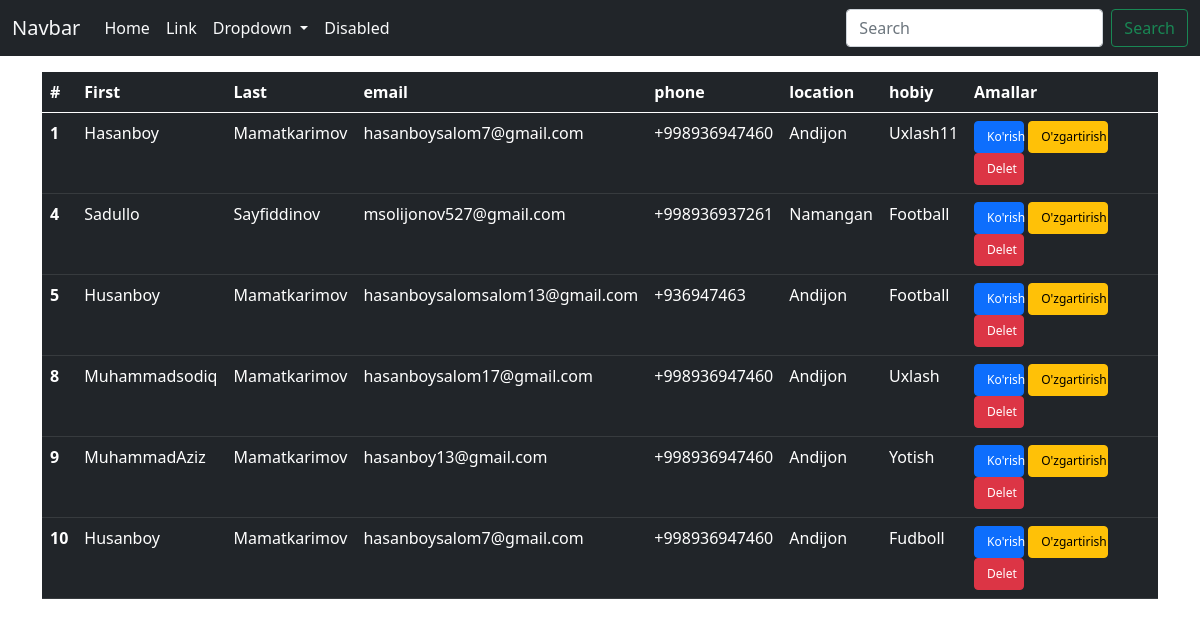
The page / on the database its author committed.
### api/models.py (models this page shows, shortened)
class CrudModel(models.Model):
    first_name=models.CharField(max_length=100)
    last_name=models.CharField(max_length=100)
    email=models.CharField(max_length=100)
    phone=models.CharField(max_length=13,null=True,blank=True)
    location=models.CharField(max_length=100,null=True,blank=True)
    hobiy=models.CharField(max_length=100,null=True,blank=True)
    body=models.TextField(null=True,blank=True)
    img=models.ImageField(upload_to='img',null=True,blank=True)

### api/views.py (the view)
# urls.py: path('',Todo.as_view(),name='todo'),
class Todo(View):
    def get(self,request):
        piple=CrudModel.objects.all()
        return render(request,'todo.html',context={'piple':piple})

### templates/todo.html
{% extends "base.html" %}
{% block content %}
  <div class='container mt-3'>
    <table class="table table-hover table-dark">
      <thead>
        <tr>
          <th scope="col">#</th>
          <th scope="col">First</th>
          <th scope="col">Last</th>
          <th scope="col">email</th>
          <th scope="col">phone</th>
          <th scope="col">location</th>
          <th scope="col">hobiy</th>
          <th scope="col">Amallar</th>
        </tr>
      </thead>
      <tbody>
        {% for i in piple %}
        <tr>
          <th scope="row">{{i.id}}</th>
          <td>{{i.first_name}}</td>
          <td>{{i.last_name}}</td>
          <td>{{i.email}}</td>
          <td>{{i.phone}}</td>
          <td>{{i.location}}</td>
          <td>{{i.hobiy}}</td>
          <td>
            <a href="{%url 'api:detail' i.id%}" class="btn btn-primary" style="width: 50px;font-size: 12px;text-align: center;">Ko'rish</a>
            <a href="{%url 'api:update' i.id%}" class="btn btn-warning" style="width: 80px;font-size: 12px;">O'zgartirish</a>
            <a href="{%url 'api:delete' i.id%}" class="btn btn-danger" style="width: 50px;font-size: 12px;">Delet</a>
          </td>
        </tr>
        {% endfor %}
    </table>
  </div>
{% endblock  %}

### templates/base.html (shortened to what this page needs)
<!DOCTYPE html>
<html lang="en">
<head>
    <link href="https://cdn.jsdelivr.net/npm/bootstrap@5.0.2/dist/css/bootstrap.min.css" rel="stylesheet">
</head>
<body>
    <nav class="navbar navbar-expand-lg navbar-light bg-dark">
        <div class="container-fluid">
          <a class="navbar-brand text-light" href="#">Navbar</a>
          <div class="collapse navbar-collapse" id="navbarSupportedContent">
            <ul class="navbar-nav me-auto mb-2 mb-lg-0 text-light">
              <li class="nav-item">
                <a class="nav-link active text-light" aria-current="page" href="#">Home</a>
              </li>
              <li class="nav-item">
                <a class="nav-link text-light" href="#">Link</a>
              </li>
              <li class="nav-item dropdown">
                <a class="nav-link dropdown-toggle text-light" href="#" id="navbarDropdown" role="button" data-bs-toggle="dropdown" aria-expanded="false">
                  Dropdown
                </a>
              </li>
              <li class="nav-item">
                <a class="nav-link disabled text-light" href="#" tabindex="-1" aria-disabled="true">Disabled</a>
              </li>
            </ul>
            <form class="d-flex">
              <input class="form-control me-2" type="search" placeholder="Search" aria-label="Search">
              <button class="btn btn-outline-success" type="submit">Search</button>
            </form>
          </div>
        </div>
      </nav>
      {% block content %}
      {% endblock  %}
</body>
</html>

### rows shown on the page
CrudModel: id "1", first_name "Hasanboy", last_name "Mamatkarimov", email "hasanboysalom7@gmail.com", phone "+998936947460", location "Andijon", hobiy "Uxlash11"
CrudModel: id "4", first_name "Sadullo", last_name "Sayfiddinov", email "msolijonov527@gmail.com", phone "+998936937261", location "Namangan", hobiy "Football"
CrudModel: id "5", first_name "Husanboy", last_name "Mamatkarimov", email "hasanboysalomsalom13@gmail.com", phone "+936947463", location "Andijon", hobiy "Football"
CrudModel: id "8", first_name "Muhammadsodiq", last_name "Mamatkarimov", email "hasanboysalom17@gmail.com", phone "+998936947460", location "Andijon", hobiy "Uxlash"
CrudModel: id "9", first_name "MuhammadAziz", last_name "Mamatkarimov", email "hasanboy13@gmail.com", phone "+998936947460", location "Andijon", hobiy "Yotish"
CrudModel: id "10", first_name "Husanboy", last_name "Mamatkarimov", email "hasanboysalom7@gmail.com", phone "+998936947460", location "Andijon", hobiy "Fudboll"
